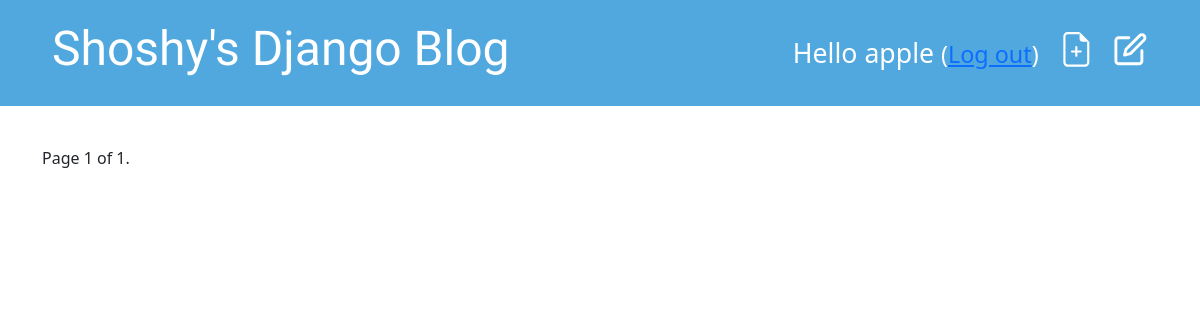
Page /drafts/ (signed in) on the earlier database version.
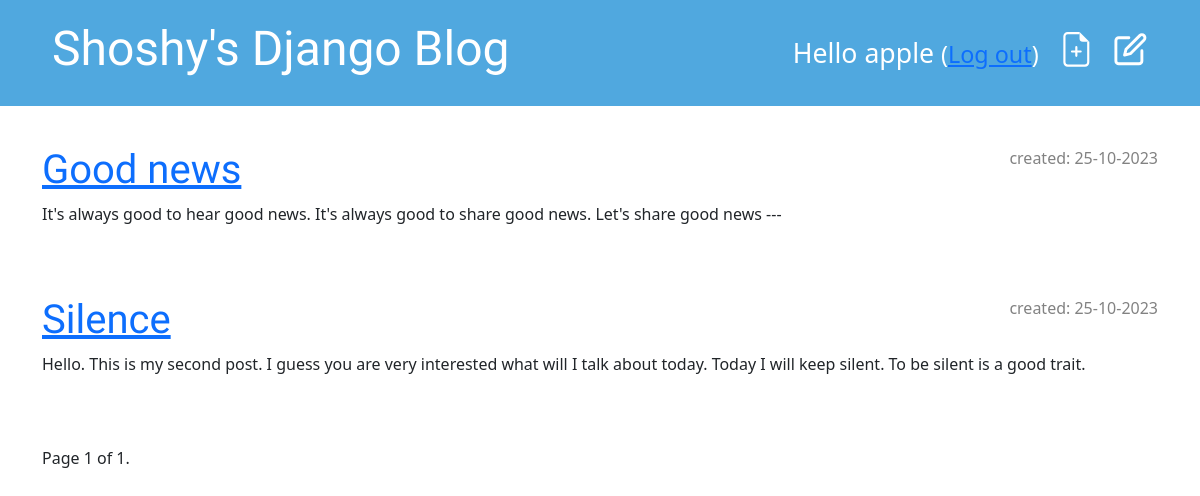
Same page on the later database version.
### blog/models.py (models this page shows, shortened)
class Post(models.Model):
    author = models.ForeignKey(settings.AUTH_USER_MODEL, on_delete=models.CASCADE)
    title = models.CharField(max_length=200)
    text = models.TextField()
    created_date = models.DateTimeField(default=timezone.now)
    published_date = models.DateTimeField(blank=True, null=True)
    owner = models.ForeignKey('auth.User', related_name='posts', on_delete=models.CASCADE)

### blog/views.py (the view)
# urls.py: path('drafts/', PostDraftListView.as_view(), name='post_draft_list'),
class PostDraftListView(ListView):
    model = Post
    paginate_by = 2
    context_object_name = "posts"
    queryset = Post.objects.filter(published_date__isnull=True).order_by('-created_date')
    template_name = 'blog/post_draft_list.html'

### blog/templates/blog/post_draft_list.html (shortened to what this page needs)
{% extends 'blog/base.html' %}
{% block content %}
    {% for post in posts %}
        <div class="post">
            <p class="date">created: {{ post.created_date|date:'d-m-Y' }}</p>
            <h1><a href="{% url 'post_detail' pk=post.pk %}">{{ post.title }}</a></h1>
            <p>{{ post.text|truncatechars:200 }}</p>
        </div>
    {% endfor %}
<div class="pagination">
    <span class="step-links">
        <span class="current">
            Page {{ page_obj.number }} of {{ page_obj.paginator.num_pages }}.
        </span>
    </span>
</div>
{% endblock %}

### blog/templates/blog/base.html (shortened to what this page needs)
{% load static %}
<!DOCTYPE html>
<html>
<head>
    <link rel="stylesheet" href="{% static 'css/blog.css' %}">
    <link rel="stylesheet" href="https://cdn.jsdelivr.net/npm/bootstrap@5.1.3/dist/css/bootstrap.min.css"
>
</head>
<body>
<header class="page-header">
    <div class="container">
        {% if user.is_authenticated %}
        <a href="{% url 'post_draft_list' %}" class="top-menu">
            </span></a>
        <a href="{% url 'post_new' %}" class="top-menu">
        </a>
         <p class="top-menu-2">Hello {{ user.username }} <small>(<a href="{% url 'logout' %}">Log out</a>)</small></p>
        {% else %}
        <a href="{% url 'login' %}" class="top-menu">
     {% include './icons/login-icon.svg' %}
         </a>
        {% endif %}
        <h1><a href="/">Shoshy's Django Blog</a></h1>
    </div>
</header>
<main class="container">
    <div class="row">
        <div class="col">
            {% block content %}
            {% endblock %}
        </div>
    </div>
</main>
</body>
</html>

### blog/static/css/blog.css (style rules this page uses)
.page-header { background-color: #50A8DF; margin-top: 0; margin-bottom: 40px; padding: 20px 20px 20px 40px; }
.page-header h1, .page-header h1 a, .page-header h1 a:visited, .page-header h1 a:active { color: #ffffff; font-size: 36pt; text-decoration: none; }
h1, h2, h3, h4 { font-family: 'Lobster', cursive; }
.date { color: #828282; }
.top-menu, .top-menu:hover, .top-menu:visited { color: #ffffff; float: right; font-size: 26pt; margin-right: 20px; }
.top-menu-2, .top-menu-2:hover, .top-menu-2:visited { color: #ffffff; float: right; font-size: 20pt; margin-right: 20px; margin-top: 13px; }
.post { margin-bottom: 70px; }
.post > .date, .post > .actions { float: right; }

Differences in the rows shown:
added Post: created_date "25-10-2023", title "Good news", text "It's always good to hear good news. It's always good to share good news. Let's share good news ---"
added Post: created_date "25-10-2023", title "Silence", text "Hello. This is my second post. I guess you are very interested what will I talk about today. Today I will keep silent. To be silent is a good trait."
